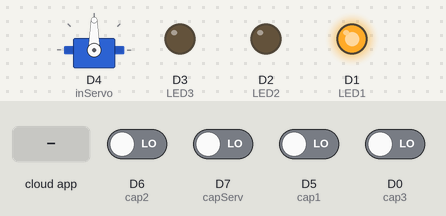
Bench run of a sketch on a simulated ESP8266 (NodeMCU). Shown: servo, output pins drawn as LEDs (lit = HIGH). The test bench sets the inputs (shaded band); at power-on: D0 (cap3), D5 (cap1), D6 (cap2), D7 (capServ) LOW. WiFi joins after 1.5 s; servers stay silent unless stated; the Firebase database answers and starts empty; what the sketch prints to the serial monitor is not drawn.

Above: at 3.2 s.
3.3 s: D6 (cap2) driven HIGH
At 5.5 s:
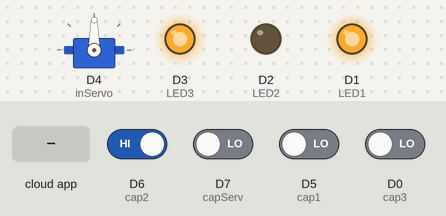
6.1 s: D5 (cap1) driven HIGH
At 7.4 s:
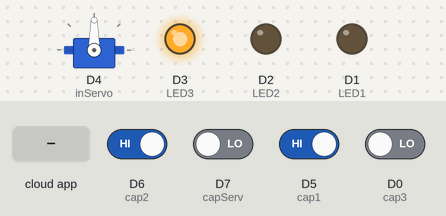
8.6 s: the phone or cloud app sets dor to 1
At 9.7 s:
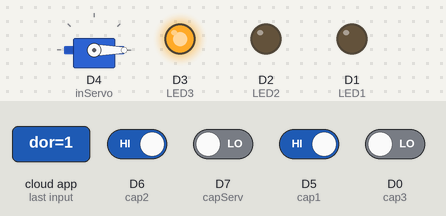
12.8 s: D6 (cap2) driven LOW
At 14.8 s:
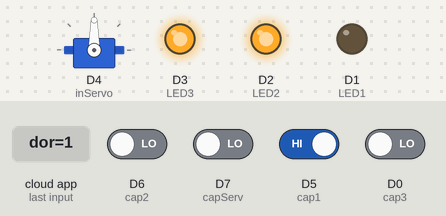
15.1 s: D0 (cap3) driven HIGH
At 17.7 s:
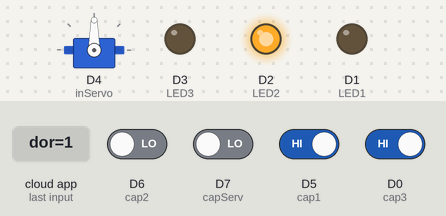
18.1 s: the phone or cloud app sets dor to 1
At 19.0 s:
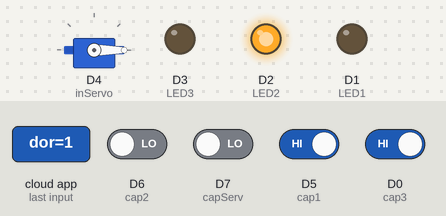
Timing chart, 0 to 21.8 s (numbered marks = the images above; inputs shaded):
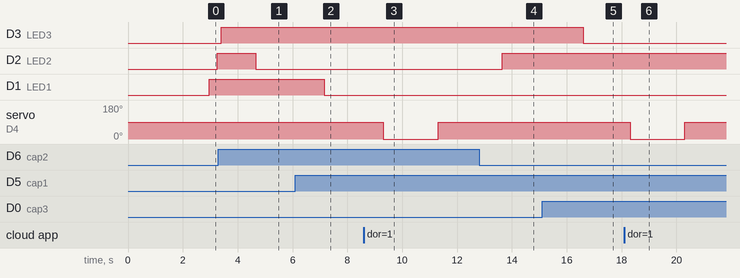

The sketch:

nodeMcu.ino
```cpp
#include <SoftwareSerial.h>
#include <ESP8266WiFi.h>
#include <ESP8266WebServer.h>
#include <FirebaseArduino.h>
#include <Servo.h>
#define capServ D7
#define cap1 D5
#define cap2 D6
#define cap3 D0
//#define cap4
#define LED1 D1
#define LED2 D2
#define LED3 D3
Servo inServo;
const char* ssid = "IOT_LAB";
const char* password = "20192019";
const char* firebase_host = "smartparking-147f9-default-rtdb.firebaseio.com";
const char* firebase_auth = "PqdKw9zTujkmJK4Y4ctmT3JNVW5vvaJRv15At7Xc";


void setup() {
  pinMode(capServ,INPUT);
  pinMode(cap1,INPUT);
  pinMode(cap2,INPUT);
  pinMode(cap3,INPUT);
  //pinMode(cap4,INPUT);
  pinMode(LED1,OUTPUT);
  pinMode(LED2,OUTPUT);
  pinMode(LED3,OUTPUT);
  inServo.attach(D4);
  WiFi.begin(ssid,password);
  Serial.begin(9600);
  Serial.println("Connecting to ");
  Serial.println(ssid);
  while(WiFi.status() != WL_CONNECTED){
    delay(1000);
    Serial.print(".");
  }
  Serial.println("");
  Serial.println("WiFi connected..!");
  Serial.print("Got IP: ");  Serial.println(WiFi.localIP());
   Serial.println("HTTP server started");
   Firebase.begin(firebase_host,firebase_auth);
}

void loop() {
  int closed = Firebase.getInt("closed");
  if(!closed){
    int n = Firebase.getInt("dor");
    if(n==1 && digitalRead(capServ) == 0){
      inServo.write(0);
      delay(2000);
      inServo.write(90);
    }
    Firebase.setInt("dor",0);
    putDataFirebase();
  }
}

void putDataFirebase()
{

  delay(500);
  if(digitalRead(cap1) == 1){
    digitalWrite(LED1,LOW);
      Firebase.setString("place1","libre");
  }else{
    digitalWrite(LED1,HIGH);
      Firebase.setString("place1","reserve");
  }
  if(digitalRead(cap2) == 1){
      Firebase.setString("place2","libre");
      digitalWrite(LED2,LOW);
  }else{
      Firebase.setString("place2","reserve");
      digitalWrite(LED2,HIGH);
  }
  if(digitalRead(cap3) == 1){
      Firebase.setString("place3","libre");
      digitalWrite(LED3,LOW);
  }else{
      Firebase.setString("place3","reserve");
      digitalWrite(LED3,HIGH);
  }
}

int nbPlaceeDispo(){
  int nb=3;
  if(digitalRead(cap1) == 0) nb--;
  if(digitalRead(cap2) == 0) nb--;
  if(digitalRead(cap3) == 0) nb--;
  return nb;
}
```

Measured:
- after the input at 3.3 s, D2 (LED2): HIGH → LOW after 1.4 s
- after the input at 6.1 s, D1 (LED1): HIGH → LOW after 1.1 s
- after the input at 8.6 s, servo on D4 (inServo): 90° → 0° after 0.70 s, → 90° 2.0 s later
- after the input at 12.8 s, D2 (LED2): LOW → HIGH after 0.86 s
- after the input at 15.1 s, D3 (LED3): HIGH → LOW after 1.5 s
- after the input at 18.1 s, servo on D4 (inServo): 90° → 0° after 0.21 s, → 90° 2.0 s later
